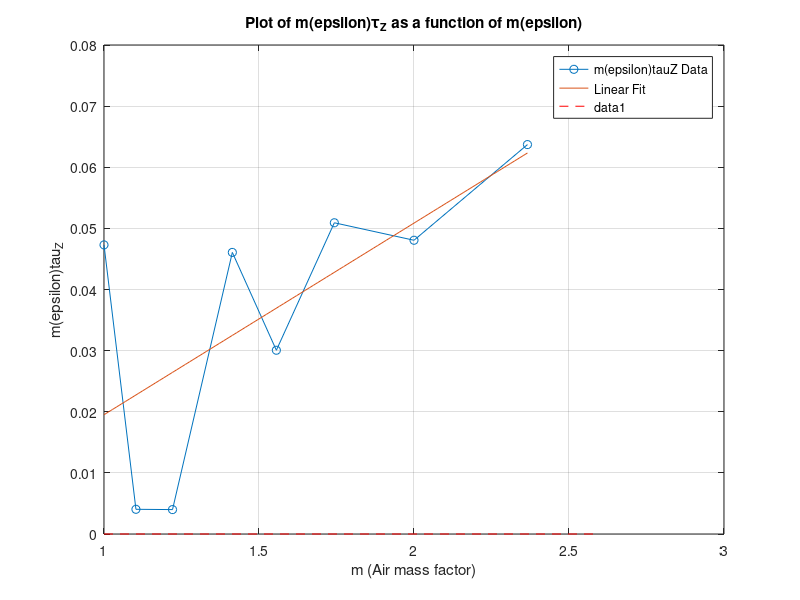

The MATLAB script that drew this image:
clc;
close all;
clear all;

% Data from Table 1
Elevation = [90, 65, 55, 45, 40, 35, 30, 25]; % Elevation in degrees
m = [1, 1.103, 1.221, 1.414, 1.556, 1.743, 2, 2.366]; % Air mass factor
Vant = [0.8508, 0.8520, 0.8536, 0.8510, 0.8524, 0.8545, 0.8563, 0.8585]; % Antenna voltage (V)
Vwarm = [1.0891, 1.0954, 1.0944, 1.0919, 1.0931, 1.0934, 1.0947, 1.0945]; % Warm load voltage (V)
Vhot = [1.1319, 1.1375, 1.1362, 1.1349, 1.1356, 1.1362, 1.1373, 1.1370]; % Hot load voltage (V)
Twarm = [294, 294.1, 294.2, 294.3, 294.4, 294.5, 294.5, 294.6]; % Warm load temperature (K)
Thot = [345.9, 346.1, 346.4, 346, 346.3, 346.2, 346.2, 346]; % Hot load temperature (K)
Tground = [282.2, 282.2, 282.2, 282.2, 282.2, 282.2, 282.2, 282.2]; % Ground temperature (K)

% Constants
Teff = 0.95 * Tground;
Tbg = 2.8;
deltaThot = -1.8;

%calculate Trec
Y = Vhot / Vwarm;
Trec = (Thot - Y*Twarm)/(Y-1);
disp("Trec = ")
disp(Trec)

% Calculate antenna temperatures and m(epsilon)tauZ
V1 = Vwarm - Vant;
V2 = Vwarm - Vhot;
Tant = Twarm - (V1 ./ V2 .* (Twarm - (Thot + deltaThot)));
fprintf('Antenna Temperature: %.4f\n', Tant)
m_tauZ = -log((Teff - Tant) ./ (Teff - Tbg));

% Perform linear regression to find Tau_Z
p = polyfit(m, m_tauZ, 1);
tau_Z = p(1);  % Slope of the linear fit

% Display Tau_Z
fprintf('Final Tau_Z (tropospheric zenith opacity): %.4f\n', tau_Z);

% Plotting
figure;
plot(m, m_tauZ, '-o', 'DisplayName', 'm(epsilon)tauZ Data');
hold on;
x_fit = linspace(min(m), max(m), 100);
y_fit = polyval(p, x_fit);
plot(x_fit, y_fit, '-', 'DisplayName', 'Linear Fit');
xlabel('m (Air mass factor)');
ylabel('m(epsilon)tau_Z');
title('Plot of m(epsilon)\tau_Z as a function of m(epsilon)');
grid on;
legend show;
line(xlim(), [0, 0], 'Color', 'red', 'LineStyle', '--'); % zero line for reference



% Calculate Tropospheric Transmission
transmission = exp(-tau_Z .* m);

% Calculate Tropospheric Attenuation
attenuation = 1 - transmission;

% Display the results
disp('Tropospheric Transmission:');
disp(transmission);

disp('Tropospheric Attenuation:');
disp(attenuation);